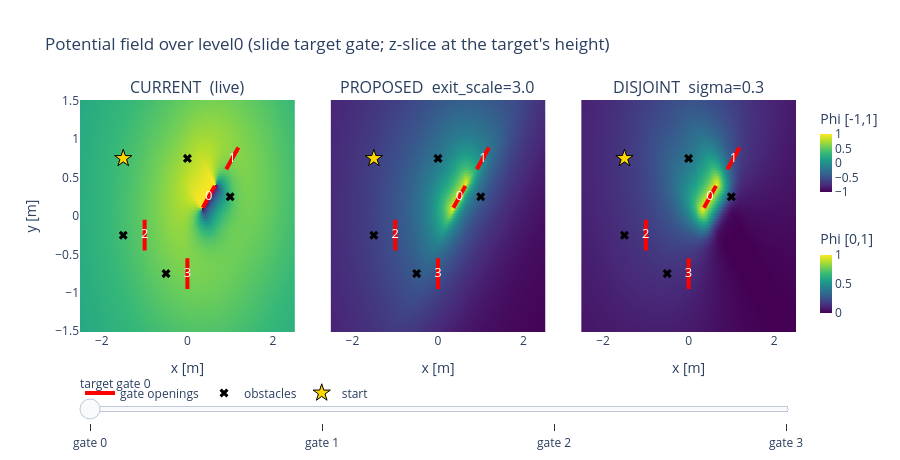

The cell this chart's notebook holds for it:
### Markdown cell above
### 7c. Potential field over the level0 track

The field toward each gate across the whole `level0.toml` footprint, all three fields side by side.
**Slide the target gate.** Each panel is a horizontal slice at *that gate's* height `z` (the potential
is fully 3-D; the slice is most meaningful near the selected gate). Red bars are gate openings, black
crosses obstacles, gold star the start. Look for CURRENT's dark exit-side trough behind each gate vs
the clean ridges of PROPOSED/DISJOINT — and check that DISJOINT's off-axis gradients still pull
cleanly toward each opening (no bright hump away from the corridor).

### Code cell
from pathlib import Path

import lsy_drone_racing
from lsy_drone_racing.envs.utils import load_track
from lsy_drone_racing.utils import load_config
from scipy.spatial.transform import Rotation as Rsp

ROOT = Path(lsy_drone_racing.__file__).resolve().parents[1]
_cfg = load_config(ROOT / "config" / "level0.toml")
_gates, _obstacles, _drones = load_track(_cfg.env.track)
gp_all = np.asarray(_gates["pos"], np.float32)
gq_all = np.asarray(_gates["quat"], np.float32)
obs_all = np.asarray(_obstacles["pos"], np.float32)
start = np.asarray(_drones["pos"], np.float32)[0]
G = gp_all.shape[0]
laterals = Rsp.from_quat(gq_all).as_matrix()[:, :, 1]  # gate-local y in world (G,3)
OPEN_HALF = 0.20

xs = np.linspace(-2.5, 2.5, 220)
ys = np.linspace(-1.5, 1.5, 150)
XX, YY = np.meshgrid(xs, ys)
AXES = [("x", "y"), ("x2", "y2"), ("x3", "y3")]


def _field(g, fn):
    z = float(gp_all[g, 2])
    pts = np.stack([XX.ravel(), YY.ravel(), np.full(XX.size, z, np.float32)], axis=1).astype(np.float32)
    return fn(pts, gp_all[g], gq_all[g]).reshape(XX.shape)


# Per-field colour ranges (CURRENT has a well -> [-1,1]; PROPOSED/DISJOINT (0,1] -> [0,1] so the
# corridor/funnel keeps full contrast). Two stacked colorbars on the right keep it honest.
ZRANGE = [(-1.0, 1.0), (0.0, 1.0), (0.0, 1.0)]
CBARS = [dict(title="Phi [-1,1]", x=1.02, y=0.78, len=0.44, thickness=12),
         None,
         dict(title="Phi [0,1]", x=1.02, y=0.26, len=0.44, thickness=12)]


def _heat(g, fn, idx, xa=None, ya=None):
    zmn, zmx = ZRANGE[idx]
    h = go.Heatmap(x=xs, y=ys, z=_field(g, fn), colorscale="Viridis", zmin=zmn, zmax=zmx,
                   showscale=CBARS[idx] is not None, colorbar=CBARS[idx])
    if xa is not None:
        h.update(xaxis=xa, yaxis=ya)
    return h


# Gate opening segments (same every frame).
xseg, yseg = [], []
for i in range(G):
    a = gp_all[i, :2] - OPEN_HALF * laterals[i, :2]
    b = gp_all[i, :2] + OPEN_HALF * laterals[i, :2]
    xseg += [float(a[0]), float(b[0]), None]
    yseg += [float(a[1]), float(b[1]), None]

frames = [go.Frame(name=f"gate {g}",
                   data=[_heat(g, fn, i, *AXES[i]) for i, (_, fn) in enumerate(FIELDS)])
          for g in range(G)]

fig = make_subplots(rows=1, cols=3, shared_yaxes=True, horizontal_spacing=0.05,
                    subplot_titles=[t for t, _ in FIELDS])
for i, (_, fn) in enumerate(FIELDS):
    fig.add_trace(_heat(0, fn, i), row=1, col=i + 1)
for col in (1, 2, 3):
    fig.add_trace(go.Scatter(x=xseg, y=yseg, mode="lines", line=dict(color="red", width=4),
                             name="gate openings", showlegend=(col == 1)), row=1, col=col)
    fig.add_trace(go.Scatter(x=obs_all[:, 0], y=obs_all[:, 1], mode="markers",
                             marker=dict(color="black", size=8, symbol="x"), name="obstacles",
                             showlegend=(col == 1)), row=1, col=col)
    fig.add_trace(go.Scatter(x=[start[0]], y=[start[1]], mode="markers",
                             marker=dict(color="gold", size=13, symbol="star",
                                         line=dict(color="black", width=1)), name="start",
                             showlegend=(col == 1)), row=1, col=col)
    fig.add_trace(go.Scatter(x=gp_all[:, 0], y=gp_all[:, 1], mode="text",
                             text=[str(i) for i in range(G)], textfont=dict(color="white", size=13),
                             showlegend=False), row=1, col=col)
fig.frames = frames

steps = [dict(method="animate", label=f.name,
              args=[[f.name], dict(mode="immediate", frame=dict(duration=0, redraw=True),
                                   transition=dict(duration=0))]) for f in frames]
for col in (1, 2, 3):
    fig.update_xaxes(title_text="x [m]", row=1, col=col)
fig.update_yaxes(title_text="y [m]", row=1, col=1)
fig.update_layout(height=460, template="plotly_white",
                  title="Potential field over level0 (slide target gate; z-slice at the target's height)",
                  sliders=[dict(active=0, currentvalue={"prefix": "target "}, pad={"t": 40},
                                steps=steps)],
                  legend=dict(orientation="h", y=-0.2))
fig.show()

### Figure 1 — Plotly figure (JSON) as saved in the notebook; plotly's stock layout.template omitted (floating-point values rounded to 4 significant figures; data arrays with more than 128 entries replaced by an {"elided": "..."} marker saying what was removed)
{"data": [{"colorbar": {"len": 0.44, "thickness": 12, "title": {"text": "Phi [-1,1]"}, "x": 1.02, "y": 0.78}, "colorscale": [[0, "#440154"], [0.1111, "#482878"], [0.2222, "#3e4989"], [0.3333, "#31688e"], [0.4444, "#26828e"], [0.5556, "#1f9e89"], [0.6667, "#35b779"], [0.7778, "#6ece58"], [0.8889, "#b5de2b"], [1, "#fde725"]], "showscale": true, "type": "heatmap", "x": {"elided": "220 float values"}, "xaxis": "x", "y": {"elided": "150 float values"}, "yaxis": "y", "z": {"elided": "150x220 float values"}, "zmax": 1, "zmin": -1}, {"colorscale": [[0, "#440154"], [0.1111, "#482878"], [0.2222, "#3e4989"], [0.3333, "#31688e"], [0.4444, "#26828e"], [0.5556, "#1f9e89"], [0.6667, "#35b779"], [0.7778, "#6ece58"], [0.8889, "#b5de2b"], [1, "#fde725"]], "showscale": false, "type": "heatmap", "x": {"elided": "220 float values"}, "xaxis": "x2", "y": {"elided": "150 float values"}, "yaxis": "y2", "z": {"elided": "150x220 float values"}, "zmax": 1, "zmin": 0}, {"colorbar": {"len": 0.44, "thickness": 12, "title": {"text": "Phi [0,1]"}, "x": 1.02, "y": 0.26}, "colorscale": [[0, "#440154"], [0.1111, "#482878"], [0.2222, "#3e4989"], [0.3333, "#31688e"], [0.4444, "#26828e"], [0.5556, "#1f9e89"], [0.6667, "#35b779"], [0.7778, "#6ece58"], [0.8889, "#b5de2b"], [1, "#fde725"]], "showscale": true, "type": "heatmap", "x": {"elided": "220 float values"}, "xaxis": "x3", "y": {"elided": "150 float values"}, "yaxis": "y3", "z": {"elided": "150x220 float values"}, "zmax": 1, "zmin": 0}, {"line": {"color": "red", "width": 4}, "mode": "lines", "name": "gate openings", "showlegend": true, "type": "scatter", "x": [0.3593, 0.6407, null, 1.192, 0.9077, null, -0.9997, -1.0, null, 0, 0, null], "xaxis": "x", "y": [0.1078, 0.3922, null, 0.8905, 0.6095, null, -0.05, -0.45, null, -0.95, -0.55, null], "yaxis": "y"}, {"marker": {"color": "black", "size": 8, "symbol": "x"}, "mode": "markers", "name": "obstacles", "showlegend": true, "type": "scatter", "x": [0.0, 1.0, -1.5, -0.5], "xaxis": "x", "y": [0.75, 0.25, -0.25, -0.75], "yaxis": "y"}, {"marker": {"color": "gold", "line": {"color": "black", "width": 1}, "size": 13, "symbol": "star"}, "mode": "markers", "name": "start", "showlegend": true, "type": "scatter", "x": [-1.5], "xaxis": "x", "y": [0.75], "yaxis": "y"}, {"mode": "text", "showlegend": false, "text": ["0", "1", "2", "3"], "textfont": {"color": "white", "size": 13}, "type": "scatter", "x": [0.5, 1.05, -1.0, 0.0], "xaxis": "x", "y": [0.25, 0.75, -0.25, -0.75], "yaxis": "y"}, {"line": {"color": "red", "width": 4}, "mode": "lines", "name": "gate openings", "showlegend": false, "type": "scatter", "x": [0.3593, 0.6407, null, 1.192, 0.9077, null, -0.9997, -1.0, null, 0, 0, null], "xaxis": "x2", "y": [0.1078, 0.3922, null, 0.8905, 0.6095, null, -0.05, -0.45, null, -0.95, -0.55, null], "yaxis": "y2"}, {"marker": {"color": "black", "size": 8, "symbol": "x"}, "mode": "markers", "name": "obstacles", "showlegend": false, "type": "scatter", "x": [0.0, 1.0, -1.5, -0.5], "xaxis": "x2", "y": [0.75, 0.25, -0.25, -0.75], "yaxis": "y2"}, {"marker": {"color": "gold", "line": {"color": "black", "width": 1}, "size": 13, "symbol": "star"}, "mode": "markers", "name": "start", "showlegend": false, "type": "scatter", "x": [-1.5], "xaxis": "x2", "y": [0.75], "yaxis": "y2"}, {"mode": "text", "showlegend": false, "text": ["0", "1", "2", "3"], "textfont": {"color": "white", "size": 13}, "type": "scatter", "x": [0.5, 1.05, -1.0, 0.0], "xaxis": "x2", "y": [0.25, 0.75, -0.25, -0.75], "yaxis": "y2"}, {"line": {"color": "red", "width": 4}, "mode": "lines", "name": "gate openings", "showlegend": false, "type": "scatter", "x": [0.3593, 0.6407, null, 1.192, 0.9077, null, -0.9997, -1.0, null, 0, 0, null], "xaxis": "x3", "y": [0.1078, 0.3922, null, 0.8905, 0.6095, null, -0.05, -0.45, null, -0.95, -0.55, null], "yaxis": "y3"}, {"marker": {"color": "black", "size": 8, "symbol": "x"}, "mode": "markers", "name": "obstacles", "showlegend": false, "type": "scatter", "x": [0.0, 1.0, -1.5, -0.5], "xaxis": "x3", "y": [0.75, 0.25, -0.25, -0.75], "yaxis": "y3"}, {"marker": {"color": "gold", "line": {"color": "black", "width": 1}, "size": 13, "symbol": "star"}, "mode": "markers", "name": "start", "showlegend": false, "type": "scatter", "x": [-1.5], "xaxis": "x3", "y": [0.75], "yaxis": "y3"}, {"mode": "text", "showlegend": false, "text": ["0", "1", "2", "3"], "textfont": {"color": "white", "size": 13}, "type": "scatter", "x": [0.5, 1.05, -1.0, 0.0], "xaxis": "x3", "y": [0.25, 0.75, -0.25, -0.75], "yaxis": "y3"}], "layout": {"annotations": [{"font": {"size": 16}, "showarrow": false, "text": "CURRENT  (live)", "x": 0.15, "xanchor": "center", "xref": "paper", "y": 1, "yanchor": "bottom", "yref": "paper"}, {"font": {"size": 16}, "showarrow": false, "text": "PROPOSED  exit_scale=3.0", "x": 0.5, "xanchor": "center", "xref": "paper", "y": 1, "yanchor": "bottom", "yref": "paper"}, {"font": {"size": 16}, "showarrow": false, "text": "DISJOINT  sigma=0.3", "x": 0.85, "xanchor": "center", "xref": "paper", "y": 1, "yanchor": "bottom", "yref": "paper"}], "height": 460, "legend": {"orientation": "h", "y": -0.2}, "sliders": [{"active": 0, "currentvalue": {"prefix": "target "}, "pad": {"t": 40}, "steps": [{"args": [["gate 0"], {"frame": {"duration": 0, "redraw": true}, "mode": "immediate", "transition": {"duration": 0}}], "label": "gate 0", "method": "animate"}, {"args": [["gate 1"], {"frame": {"duration": 0, "redraw": true}, "mode": "immediate", "transition": {"duration": 0}}], "label": "gate 1", "method": "animate"}, {"args": [["gate 2"], {"frame": {"duration": 0, "redraw": true}, "mode": "immediate", "transition": {"duration": 0}}], "label": "gate 2", "method": "animate"}, {"args": [["gate 3"], {"frame": {"duration": 0, "redraw": true}, "mode": "immediate", "transition": {"duration": 0}}], "label": "gate 3", "method": "animate"}]}], "title": {"text": "Potential field over level0 (slide target gate; z-slice at the target's height)"}, "xaxis": {"anchor": "y", "domain": [0, 0.3], "title": {"text": "x [m]"}}, "xaxis2": {"anchor": "y2", "domain": [0.35, 0.65], "title": {"text": "x [m]"}}, "xaxis3": {"anchor": "y3", "domain": [0.7, 1], "title": {"text": "x [m]"}}, "yaxis": {"anchor": "x", "domain": [0, 1], "title": {"text": "y [m]"}}, "yaxis2": {"anchor": "x2", "domain": [0, 1], "matches": "y", "showticklabels": false}, "yaxis3": {"anchor": "x3", "domain": [0, 1], "matches": "y", "showticklabels": false}}}
